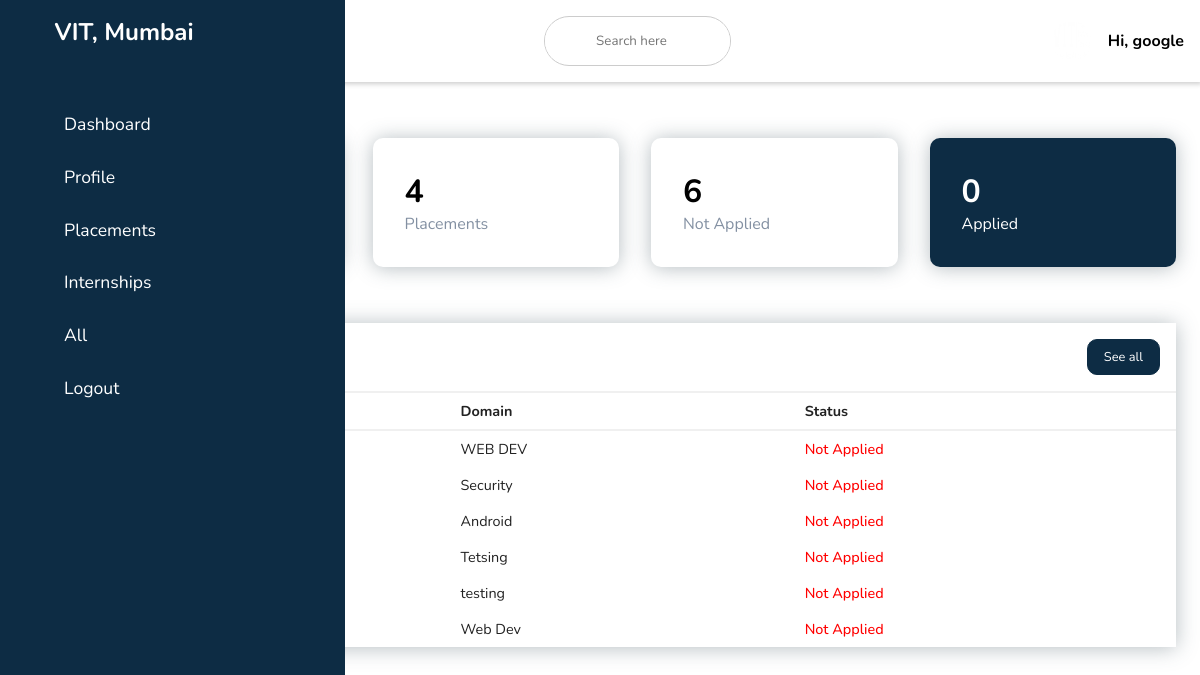
Screenshot of /dashboard/ (signed in) with the database file from the repository.
### dashboard/models.py (models this page shows, shortened)
class placementInfo(models.Model):
    company_username = models.ForeignKey(
        companyUser, default=None, on_delete=models.CASCADE)
    company_name = models.CharField(default='', max_length=255)
    package = models.CharField(default='', max_length=255)
    domain = models.CharField(max_length=255, default='')
    cgpa_req = models.FloatField(default=0)
    backlog = models.IntegerField(default=0)
    comimg = models.ImageField(upload_to='Images/')
    company_email = models.EmailField()
    company_phone = models.CharField(max_length=13)
    company_website = models.URLField(default='')
    regform_link = models.URLField(
        default='https://forms.gle/VNgHt2XeRaDn65Wv6')
    status = models.BooleanField(default=False)

class internshipInfo(models.Model):
    company_username = models.ForeignKey(
        companyUser, default=None, on_delete=models.CASCADE)
    company_name = models.CharField(default='', max_length=255)
    stipend = models.CharField(default='', max_length=255)
    domain = models.CharField(max_length=255, default='')
    cgpa_req = models.FloatField(default=0)
    workduration = models.IntegerField(default=0)
    modeofwork = models.CharField(default='', max_length=255)
    comimg = models.ImageField(upload_to='Images/')
    company_email = models.EmailField()
    company_phone = models.CharField(max_length=13)
    company_website = models.URLField(default='')
    regform_link = models.URLField(
        default='https://forms.gle/VNgHt2XeRaDn65Wv6')
    status = models.BooleanField(default=False)

### dashboard/views.py (the view)
# urls.py: path('', views.studashboard),
@login_required(login_url="/stusignin")
def studashboard(request):
    suser = studentUser.objects.all()
    cuser = companyUser.objects.all()
    pObj = placementInfo.objects.all().order_by('company_name', '-pk')
    iObj = internshipInfo.objects.all().order_by('company_name', '-pk')
    return render(request, 'studashboard.html', {'suser': suser, 'cuser': cuser, 'pObj': pObj, 'iObj': iObj})

### dashboard/templatetags/student.py (called while the page is built)
@register.filter(name="stuplacementcount")
def stuplacementcount(user, pObj):
    c = 0
    for p in pObj:
        if p.status:
            c += 1
    return c

@register.filter(name="stuinternshipcount")
def stuinternshipcount(user, iObj):
    c = 0
    for i in iObj:
        if i.status:
            c += 1
    return c

@register.filter(name="placementStatus")
def placementStatus(user, id):
    try:
        studentUsername = studentUser.objects.get(user=user)
        placementId = placementInfo.objects.get(id=id)
        stuPlaceObj = Student_placement.objects.get(
            student_username=studentUsername, placement_id=placementId)
        if (stuPlaceObj.status):
            return True
        else:
            return False
    except:
        return False

@register.filter(name="internshipStatus")
def internshipStatus(user, id):
    try:
        studentUsername = studentUser.objects.get(user=user)
        internshipId = internshipInfo.objects.get(id=id)
        stuInternObj = Student_internship.objects.get(
            student_username=studentUsername, internship_id=internshipId)
        if (stuInternObj.status):
            return True
        else:
            return False
    except:
        return False

@register.filter(name="stucount")
def stucount(user, id):
    c = 0
    try:
        studentUsername = studentUser.objects.get(user=user)
        try:
            stuPlaceObj = Student_placement.objects.all()
            for s in stuPlaceObj:
                if s.student_username == studentUsername and s.status == True:
                    c += 1
        except:
            c += 0
        try:
            stuInternObj = Student_internship.objects.all()
            for s in stuInternObj:
                if s.student_username == studentUsername and s.status == True:
                    c += 1
        except:
            c += 0
        return c
    except:
        return 0

@register.filter(name="notapplied")
def notapplied(user, id):
    c = 0
    c1 = 0
    pObj = placementInfo.objects.all()
    iObj = internshipInfo.objects.all()
    for p in pObj:
        if p.status:
            c += 1
    for i in iObj:
        if i.status:
            c += 1
    c1 = stucount(user, id)
    return c-c1

### templates/html/studashboard.html (shortened to what this page needs)
{% extends "sbase.html" %} {% load static %} {% load student %}
    {% block content %}
    <div class="main-content">
      <main id="dashboard">
        <div class="cards">
          <div class="card-single">
            <div>
              <h1>{{ user|stuinternshipcount:iObj }}</h1>
              <span>Internships</span>
            </div>
          </div>
          <div class="card-single">
            <div>
              <h1>{{ user|stuplacementcount:pObj }}</h1>
              <span>Placements</span>
            </div>
          </div>
          <div class="card-single">
            <div>
              <h1>{{ user|notapplied:0 }}</h1>
              <span>Not Applied</span>
            </div>
          </div>
          <div class="card-single">
            <div>
              <h1>{{ user|stucount:0 }}</h1>
              <span>Applied</span>
            </div>
          </div>
        </div>
        <div class="recent-grid">
          <div class="projects">
            <div class="card">
              <div class="card-header">
                <h3>Applications</h3>
                <a href="stuall">
                  See all
                </a>
              </div>
              <div class="card-body">
                <div class="table-responsive">
                  <table width="100%">
                    <thead>
                      <tr>
                        <td>Type</td>
                        <td>Domain</td>
                        <td>Status</td>
                      </tr>
                    </thead>
                    <tbody>
                      {% for i in iObj %} {% if i.status %}
                      <tr>
                        <td><a href="/dashboard/stuinternship#{{ i.id }}" style="text-decoration: none; color: black">Internship</a></td>
                        <td>{{i.domain}}</td>
                        <td>
                          {% if user|internshipStatus:i.id %}
                        <span class="green"> Applied</span>
                        {% else %}
                         <span class="red"> Not Applied </span>
                         {% endif %}
                        </td>
                      </tr>
                      {% endif %}{% endfor %}
                      {% for p in pObj %}{% if p.status %}
                      <tr>
                        <td><a href="/dashboard/stuplacement#{{ p.id }}" style="text-decoration: none; color: black">Placement</a></td>
                        <td>{{p.domain}}</td>
                        <td>
                          {% if user|placementStatus:p.id %}
                         <span class="green"> Applied</span>
                          {% else %}
                        <span class="red"> Not Applied </span>
                          {% endif %}
                        </td>
                      </tr>
                      {% endif %} {% endfor %}
                    </tbody>
                  </table>
                </div>
              </div>
            </div>
          </div>
        </div>
      </main>
    </div>
    {% endblock %}

### templates/html/sbase.html (shortened to what this page needs)
{% load static %}
<!DOCTYPE html>
<html lang="en">
  <head>
    <link
      rel="stylesheet"
      href="https://maxst.icons8.com/vue-static/landings/line-awesome/line-awesome/1.3.0/css/line-awesome.min.css"
    />
    <link
      rel="stylesheet"
      href="https://maxcdn.bootstrapcdn.com/font-awesome/4.7.0/css/font-awesome.min.css"
    />
    <link
      href="{% static 'css/studashboard.css' %}"
      rel="stylesheet"
      type="text/css"
    />
  </head>
  <body style="background: url(../static/images/body_bg.png)">
    <div class="sidebar">
      <div class="sidebar-brand">
        <h2>
          <span
            ><a href="/" style="text-decoration: none; color: white"
              >VIT, Mumbai</a
            ></span
          >
        </h2>
      </div>
      <div class="sidebar-menu">
        <ul>
          <li>
            <a href="/dashboard" class="active"
              ><span class="las la-igloo"></span> <span>Dashboard</span></a
            >
          </li>
          <li>
            <a href="stuprofile" id="profile"
              ><span class="las la-users"></span> <span>Profile</span></a
            >
          </li>
          <li>
            <a href="stuplacement"
              ><span class="las la-clipboard-list"></span>
              <span>Placements</span></a
            >
          </li>
          <li>
            <a href="stuinternship"
              ><span class="las la-industry"></span> <span>Internships</span></a
            >
          </li>
          <li>
            <a href="stuall"
              ><span class="las la-layer-group"></span> <span>All</span></a
            >
          </li>
          <li>
            <a href="/logout"
              ><span class="las la-user-circle"></span> <span>Logout</span></a
            >
          </li>
        </ul>
      </div>
    </div>
    <div class="main-content">
      <header>
        <h2>
          <label for="nav-toggle">
            <span class="las la-bars"></span>
          </label>
        </h2>
        <div class="search-wrapper">
          <form action="/dashboard/search" method="GET">
            <input
              type="search"
              placeholder="Search here"
              name="search_input"
              style="text-align: center"
            />
          </form>
        </div>
        <div class="user-wrapper">
          <img
            src="{% static 'images/VITlogo.png' %}"
            width="40px"
            height="40px"
            alt="VIT Logo"
          />
          <div>
            <h4>Hi, {{user.username}}</h4>
          </div>
        </div>
      </header>
    </div>
    {% block content %} {% endblock %}
  </body>
</html>

### static/css/studashboard.css (style rules this page uses)
:root { --main-color: #0d2c44; --color-dark: #1d2231; --text-grey: #8390a2; }
* { padding: 0; margin: 0; box-sizing: border-box; list-style-type: none; text-decoration: none; font-family: "Nunito", sans-serif; }
.sidebar { width: 345px; position: fixed; left: 0; top: 0; height: 100%; background: var(--main-color); z-index: 100; transition: width 300ms; }
.sidebar-brand { height: 90px; padding: 1rem 0rem 1rem 2rem; color: #fff; }
.sidebar-brand span { display: inline-block; padding-right: 1rem; }
.sidebar-menu { margin-top: 1rem; }
.sidebar-menu li { width: 100%; margin-bottom: 1.3rem; padding-left: 1rem; }
.sidebar-menu a { padding-left: 1rem; display: block; color: #fff; font-size: 1.1rem; }
.sidebar-menu a span:first-child { font-size: 1.5rem; padding-right: 1rem; }
.main-content { transition: margin-left 300ms; margin-left: 345px; }
header { background: #fff; display: flex; justify-content: space-between; padding: 1rem; box-shadow: 2px 2px 5px rgba(0, 0, 0, 0.2); position: fixed; left: 345px; width: calc(100% - 345px); top: 0; z-index: 100; transition: width 300ms; }
header h2 { color: #222; }
header label span { font-size: 1.7rem; padding-right: 1rem; }
.search-wrapper { border: 1px solid #ccc; border-radius: 30px; height: 50px; display: flex; align-items: center; overflow-x: hidden; justify-content: center; }
.search-wrapper input { height: 100%; padding: 0.5rem; border: none; outline: none; }
.user-wrapper { display: flex; align-items: center; }
.user-wrapper img { border-radius: 50%; margin-right: 1rem; }
.user-wrapper h4 { margin-bottom: 0rem !important; }
main { margin-top: 90px; padding: 2rem 1.5rem; min-height: calc(100vh - 90px); }
.cards { display: grid; grid-template-columns: repeat(4, 1fr); grid-gap: 2rem; margin-top: 1rem; }
.card-single { display: flex; justify-content: space-between; padding: 2rem; border-radius: 10px; background: white; box-shadow: 0 1px 20px 0 rgba(69, 90, 100, 0.4); }
.card-single div:first-child span { color: var(--text-grey); }
.card-single:last-child { background: var(--main-color); }
.card-single:last-child h1, .card-single:last-child div:last-child span, .card-single:last-child div:first-child span { color: #fff; }
.recent-grid { margin-top: 3.5rem; display: grid; grid-gap: 2rem; grid-template-columns: 100%; background: white; box-shadow: 0 1px 20px 0 rgba(69, 90, 100, 0.4); }
.projects { width: 100%; }
.card { border-radius: 5px; }
.card-header { padding: 1rem; }
.card-header { display: flex; justify-content: space-between; align-items: center; border-bottom: 1px solid #f0f0f0; }
.card-header a { background: var(--main-color); border-radius: 10px; color: #fff; font-size: 0.8rem; padding: 0.5rem 1rem; border: 1px solid var(--main-color); }
table { border-collapse: collapse; }
thead tr { border-top: 1px solid #f0f0f0; border-bottom: 2px solid #f0f0f0; }
thead td { font-weight: 700; }
td { padding: 0.5rem 1rem; font-size: 0.9rem; color: #222; }
tr td:last-child { display: flex; align-items: center; }
.red { color: red; font-weight: 500; }
.table-responsive { width: 100%; overflow-x: auto; }
@media only screen and (max-width: 1200px) { .sidebar { width: 70px; } }
@media only screen and (max-width: 1200px) { .sidebar .sidebar-brand, .sidebar li { padding-left: 1rem; text-align: center; } }
@media only screen and (max-width: 1200px) { .sidebar li a { padding-left: 0rem; } }
@media only screen and (max-width: 1200px) { .sidebar .sidebar-brand h2 span:last-child, .sidebar li a span:last-child { display: none; } }
@media only screen and (max-width: 1200px) { .main-content { margin-left: 70px; } }
@media only screen and (max-width: 1200px) { .main-content header { width: calc(100% - 70px); left: 70px; } }

### rows the page displays
placementInfo: status.status "4", domain "Android", shows "Not Applied"
placementInfo: status.status "6", domain "Web Dev", shows "Not Applied"
internshipInfo: domain "WEB DEV", shows "Not Applied"
internshipInfo: domain "Security", shows "Not Applied"
placementInfo: domain "Tetsing", shows "Not Applied"
placementInfo: domain "testing", shows "Not Applied"

### other values shown
{{ user.username }} "google"
{{ user|stucount:0 }} "0"
